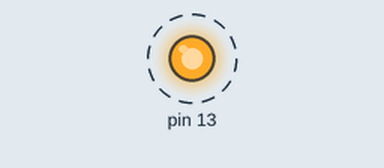
A sketch run on a simulated Arduino Uno, built with avr-gcc and run on an emulated ATmega328P. Shown: output pins drawn as LEDs (lit = HIGH). Dashed ring = blinking. What the sketch prints to the serial monitor is not drawn.

Above: at 0.5 s.
Timing chart, 0 to 4.6 s (numbered marks = the images above):
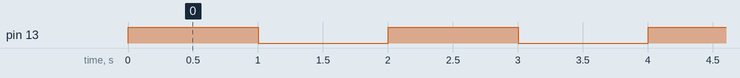

The sketch:

test_serial.ino
```cpp
// Prueba mínima del terminal serial (Virtual Terminal de Proteus, 9600 baud, RXD -> D1/TX).
// Imprime un contador cada segundo. No usa LCD, I2C ni timers.
// Además parpadea el LED de D13 y escribe lo mismo en D1 a mano si hace falta aislar el pin.

unsigned long n = 0;

void setup() {
  Serial.begin(9600);
  pinMode(13, OUTPUT);
  Serial.println(F("=== test_serial: inicio ==="));
}

void loop() {
  Serial.print(F("Hola desde el Arduino, n = "));
  Serial.println(n++);
  digitalWrite(13, !digitalRead(13));
  delay(1000);
}
```

Measured:
- by itself, pin 13: alternates HIGH for 1.0 s and LOW for 1.0 s
